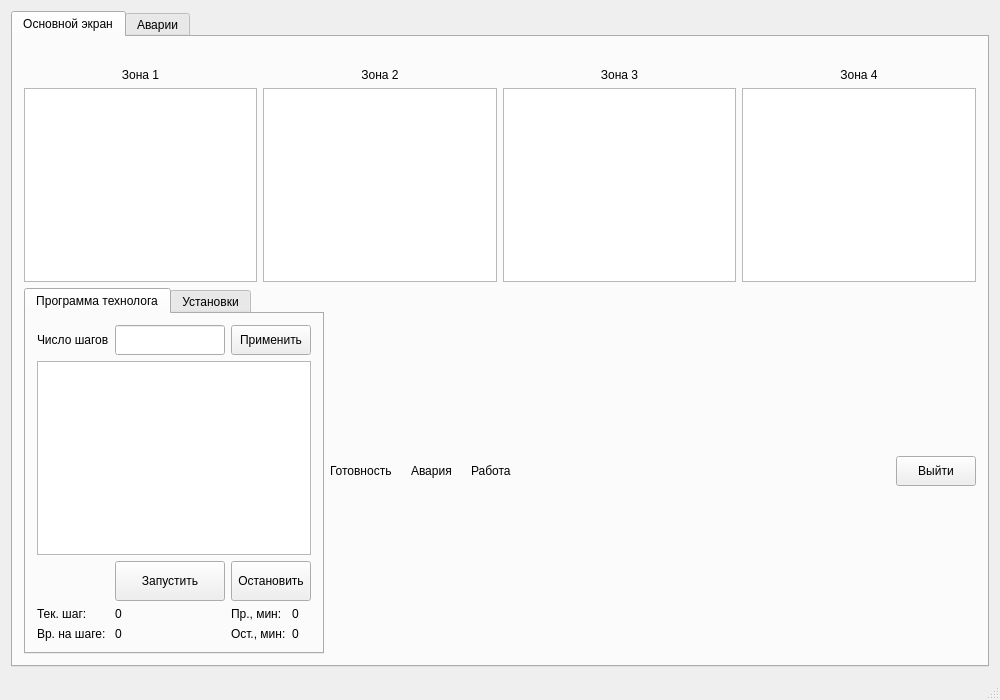
<?xml version="1.0" encoding="UTF-8"?>
<ui version="4.0">
 <class>MainWindow</class>
 <widget class="QMainWindow" name="MainWindow">
  <property name="geometry">
   <rect>
    <x>0</x>
    <y>0</y>
    <width>1000</width>
    <height>700</height>
   </rect>
  </property>
  <property name="windowTitle">
   <string>Печь конвейерная сушильная</string>
  </property>
  <widget class="QWidget" name="centralWidget">
   <layout class="QVBoxLayout" name="verticalLayout_5">
    <item>
     <widget class="QTabWidget" name="tabWidget">
      <property name="currentIndex">
       <number>0</number>
      </property>
      <widget class="QWidget" name="tab">
       <attribute name="title">
        <string>Основной экран</string>
       </attribute>
       <layout class="QVBoxLayout" name="verticalLayout_9">
        <item>
         <layout class="QHBoxLayout" name="horizontalLayout_4">
          <item>
           <widget class="QLabel" name="labelM1">
            <property name="text">
             <string/>
            </property>
            <property name="pixmap">
             <pixmap resource="res.qrc">:/off.png</pixmap>
            </property>
            <property name="alignment">
             <set>Qt::AlignCenter</set>
            </property>
           </widget>
          </item>
          <item>
           <widget class="QLabel" name="labelM2">
            <property name="text">
             <string/>
            </property>
            <property name="pixmap">
             <pixmap resource="res.qrc">:/off.png</pixmap>
            </property>
            <property name="alignment">
             <set>Qt::AlignCenter</set>
            </property>
           </widget>
          </item>
          <item>
           <widget class="QLabel" name="labelM3">
            <property name="text">
             <string/>
            </property>
            <property name="pixmap">
             <pixmap resource="res.qrc">:/off.png</pixmap>
            </property>
            <property name="alignment">
             <set>Qt::AlignCenter</set>
            </property>
           </widget>
          </item>
          <item>
           <widget class="QLabel" name="labelM4">
            <property name="text">
             <string/>
            </property>
            <property name="pixmap">
             <pixmap resource="res.qrc">:/off.png</pixmap>
            </property>
            <property name="alignment">
             <set>Qt::AlignCenter</set>
            </property>
           </widget>
          </item>
          <item>
           <widget class="QLabel" name="labelM5">
            <property name="text">
             <string/>
            </property>
            <property name="pixmap">
             <pixmap resource="res.qrc">:/off.png</pixmap>
            </property>
            <property name="alignment">
             <set>Qt::AlignCenter</set>
            </property>
           </widget>
          </item>
          <item>
           <widget class="QLabel" name="labelM6">
            <property name="text">
             <string/>
            </property>
            <property name="pixmap">
             <pixmap resource="res.qrc">:/off.png</pixmap>
            </property>
            <property name="alignment">
             <set>Qt::AlignCenter</set>
            </property>
           </widget>
          </item>
          <item>
           <widget class="QLabel" name="labelM7">
            <property name="text">
             <string/>
            </property>
            <property name="pixmap">
             <pixmap resource="res.qrc">:/off.png</pixmap>
            </property>
            <property name="alignment">
             <set>Qt::AlignCenter</set>
            </property>
           </widget>
          </item>
          <item>
           <widget class="QLabel" name="labelM8">
            <property name="text">
             <string/>
            </property>
            <property name="pixmap">
             <pixmap resource="res.qrc">:/off.png</pixmap>
            </property>
            <property name="alignment">
             <set>Qt::AlignCenter</set>
            </property>
           </widget>
          </item>
          <item>
           <widget class="QLabel" name="labelM9">
            <property name="text">
             <string/>
            </property>
            <property name="pixmap">
             <pixmap resource="res.qrc">:/off.png</pixmap>
            </property>
            <property name="alignment">
             <set>Qt::AlignCenter</set>
            </property>
           </widget>
          </item>
         </layout>
        </item>
        <item>
         <layout class="QHBoxLayout" name="horizontalLayout">
          <item>
           <layout class="QVBoxLayout" name="verticalLayout">
            <item>
             <widget class="QLabel" name="label_4">
              <property name="text">
               <string>Зона 1</string>
              </property>
              <property name="alignment">
               <set>Qt::AlignCenter</set>
              </property>
             </widget>
            </item>
            <item>
             <widget class="QTableView" name="tableViewZone1">
              <property name="minimumSize">
               <size>
                <width>0</width>
                <height>180</height>
               </size>
              </property>
              <property name="editTriggers">
               <set>QAbstractItemView::AllEditTriggers</set>
              </property>
              <attribute name="horizontalHeaderVisible">
               <bool>false</bool>
              </attribute>
              <attribute name="verticalHeaderVisible">
               <bool>false</bool>
              </attribute>
             </widget>
            </item>
           </layout>
          </item>
          <item>
           <layout class="QVBoxLayout" name="verticalLayout_2">
            <item>
             <widget class="QLabel" name="label_5">
              <property name="text">
               <string>Зона 2</string>
              </property>
              <property name="alignment">
               <set>Qt::AlignCenter</set>
              </property>
             </widget>
            </item>
            <item>
             <widget class="QTableView" name="tableViewZone2">
              <property name="minimumSize">
               <size>
                <width>0</width>
                <height>180</height>
               </size>
              </property>
              <property name="editTriggers">
               <set>QAbstractItemView::AllEditTriggers</set>
              </property>
              <attribute name="horizontalHeaderVisible">
               <bool>false</bool>
              </attribute>
              <attribute name="verticalHeaderVisible">
               <bool>false</bool>
              </attribute>
             </widget>
            </item>
           </layout>
          </item>
          <item>
           <layout class="QVBoxLayout" name="verticalLayout_3">
            <item>
             <widget class="QLabel" name="label_6">
              <property name="text">
               <string>Зона 3</string>
              </property>
              <property name="alignment">
               <set>Qt::AlignCenter</set>
              </property>
             </widget>
            </item>
            <item>
             <widget class="QTableView" name="tableViewZone3">
              <property name="minimumSize">
               <size>
                <width>0</width>
                <height>180</height>
               </size>
              </property>
              <property name="editTriggers">
               <set>QAbstractItemView::AllEditTriggers</set>
              </property>
              <attribute name="horizontalHeaderVisible">
               <bool>false</bool>
              </attribute>
              <attribute name="verticalHeaderVisible">
               <bool>false</bool>
              </attribute>
             </widget>
            </item>
           </layout>
          </item>
          <item>
           <layout class="QVBoxLayout" name="verticalLayout_4">
            <item>
             <widget class="QLabel" name="label_7">
              <property name="text">
               <string>Зона 4</string>
              </property>
              <property name="alignment">
               <set>Qt::AlignCenter</set>
              </property>
             </widget>
            </item>
            <item>
             <widget class="QTableView" name="tableViewZone4">
              <property name="minimumSize">
               <size>
                <width>0</width>
                <height>180</height>
               </size>
              </property>
              <property name="editTriggers">
               <set>QAbstractItemView::AllEditTriggers</set>
              </property>
              <attribute name="horizontalHeaderVisible">
               <bool>false</bool>
              </attribute>
              <attribute name="verticalHeaderVisible">
               <bool>false</bool>
              </attribute>
             </widget>
            </item>
           </layout>
          </item>
         </layout>
        </item>
        <item>
         <layout class="QHBoxLayout" name="horizontalLayout_5">
          <item>
           <widget class="QTabWidget" name="tabWidget_2">
            <property name="maximumSize">
             <size>
              <width>300</width>
              <height>16777215</height>
             </size>
            </property>
            <property name="currentIndex">
             <number>0</number>
            </property>
            <widget class="QWidget" name="tab_3">
             <attribute name="title">
              <string>Программа технолога</string>
             </attribute>
             <layout class="QGridLayout" name="gridLayout_2">
              <item row="4" column="3">
               <widget class="QLabel" name="labelOst">
                <property name="text">
                 <string>0</string>
                </property>
               </widget>
              </item>
              <item row="2" column="1">
               <widget class="QPushButton" name="cmdTechStart">
                <property name="minimumSize">
                 <size>
                  <width>0</width>
                  <height>40</height>
                 </size>
                </property>
                <property name="text">
                 <string>Запустить</string>
                </property>
               </widget>
              </item>
              <item row="3" column="2">
               <widget class="QLabel" name="label_12">
                <property name="text">
                 <string>Пр., мин:</string>
                </property>
               </widget>
              </item>
              <item row="4" column="2">
               <widget class="QLabel" name="label_14">
                <property name="text">
                 <string>Ост., мин:</string>
                </property>
               </widget>
              </item>
              <item row="2" column="0">
               <widget class="QLabel" name="labelTech">
                <property name="text">
                 <string/>
                </property>
                <property name="pixmap">
                 <pixmap resource="res.qrc">:/off.png</pixmap>
                </property>
               </widget>
              </item>
              <item row="0" column="0">
               <widget class="QLabel" name="label_10">
                <property name="text">
                 <string>Число шагов</string>
                </property>
               </widget>
              </item>
              <item row="3" column="0">
               <widget class="QLabel" name="label_11">
                <property name="text">
                 <string>Тек. шаг:</string>
                </property>
               </widget>
              </item>
              <item row="4" column="0">
               <widget class="QLabel" name="label_13">
                <property name="text">
                 <string>Вр. на шаге:</string>
                </property>
               </widget>
              </item>
              <item row="3" column="1">
               <widget class="QLabel" name="labelStep">
                <property name="text">
                 <string>0</string>
                </property>
               </widget>
              </item>
              <item row="4" column="1">
               <widget class="QLabel" name="labelStepTime">
                <property name="text">
                 <string>0</string>
                </property>
               </widget>
              </item>
              <item row="1" column="0" colspan="4">
               <widget class="QTableView" name="tableViewTech"/>
              </item>
              <item row="2" column="2" colspan="2">
               <widget class="QPushButton" name="cmdTechStop">
                <property name="minimumSize">
                 <size>
                  <width>0</width>
                  <height>40</height>
                 </size>
                </property>
                <property name="text">
                 <string>Остановить</string>
                </property>
               </widget>
              </item>
              <item row="3" column="3">
               <widget class="QLabel" name="labelPr">
                <property name="text">
                 <string>0</string>
                </property>
               </widget>
              </item>
              <item row="0" column="1">
               <widget class="LineEdit" name="lineEditStep">
                <property name="minimumSize">
                 <size>
                  <width>0</width>
                  <height>30</height>
                 </size>
                </property>
               </widget>
              </item>
              <item row="0" column="2" colspan="2">
               <widget class="QPushButton" name="cmdGoStep">
                <property name="minimumSize">
                 <size>
                  <width>0</width>
                  <height>30</height>
                 </size>
                </property>
                <property name="text">
                 <string>Применить</string>
                </property>
               </widget>
              </item>
             </layout>
            </widget>
            <widget class="QWidget" name="tab_4">
             <attribute name="title">
              <string>Установки</string>
             </attribute>
             <layout class="QVBoxLayout" name="verticalLayout_6">
              <item>
               <layout class="QGridLayout" name="gridLayout">
                <item row="0" column="0">
                 <widget class="LineEdit" name="lineEditUst">
                  <property name="minimumSize">
                   <size>
                    <width>0</width>
                    <height>40</height>
                   </size>
                  </property>
                  <property name="maximumSize">
                   <size>
                    <width>120</width>
                    <height>16777215</height>
                   </size>
                  </property>
                  <property name="text">
                   <string>20</string>
                  </property>
                 </widget>
                </item>
                <item row="0" column="1">
                 <widget class="QPushButton" name="cmdUst">
                  <property name="minimumSize">
                   <size>
                    <width>0</width>
                    <height>40</height>
                   </size>
                  </property>
                  <property name="text">
                   <string>Уставка</string>
                  </property>
                 </widget>
                </item>
                <item row="1" column="0">
                 <widget class="QPushButton" name="cmdStart">
                  <property name="minimumSize">
                   <size>
                    <width>0</width>
                    <height>40</height>
                   </size>
                  </property>
                  <property name="maximumSize">
                   <size>
                    <width>150</width>
                    <height>16777215</height>
                   </size>
                  </property>
                  <property name="text">
                   <string>Пуск</string>
                  </property>
                 </widget>
                </item>
                <item row="1" column="1">
                 <widget class="QPushButton" name="cmdStop">
                  <property name="minimumSize">
                   <size>
                    <width>0</width>
                    <height>40</height>
                   </size>
                  </property>
                  <property name="maximumSize">
                   <size>
                    <width>150</width>
                    <height>16777215</height>
                   </size>
                  </property>
                  <property name="text">
                   <string>Стоп</string>
                  </property>
                 </widget>
                </item>
                <item row="2" column="0">
                 <widget class="QLabel" name="label_8">
                  <property name="text">
                   <string>Счетчик стопок:</string>
                  </property>
                 </widget>
                </item>
                <item row="2" column="1">
                 <widget class="QLabel" name="labelCountT">
                  <property name="text">
                   <string>CT</string>
                  </property>
                  <property name="alignment">
                   <set>Qt::AlignCenter</set>
                  </property>
                 </widget>
                </item>
                <item row="3" column="0">
                 <widget class="QLabel" name="label_9">
                  <property name="text">
                   <string>Счетчик кВт*Ч:</string>
                  </property>
                 </widget>
                </item>
                <item row="3" column="1">
                 <widget class="QLabel" name="labelCountH">
                  <property name="text">
                   <string>CH</string>
                  </property>
                  <property name="alignment">
                   <set>Qt::AlignCenter</set>
                  </property>
                 </widget>
                </item>
               </layout>
              </item>
              <item>
               <layout class="QVBoxLayout" name="verticalLayoutCfg"/>
              </item>
              <item>
               <spacer name="verticalSpacer">
                <property name="orientation">
                 <enum>Qt::Vertical</enum>
                </property>
                <property name="sizeHint" stdset="0">
                 <size>
                  <width>20</width>
                  <height>40</height>
                 </size>
                </property>
               </spacer>
              </item>
             </layout>
            </widget>
           </widget>
          </item>
          <item>
           <layout class="QVBoxLayout" name="verticalLayout_7">
            <item>
             <layout class="QHBoxLayout" name="horizontalLayout_2">
              <item>
               <widget class="QLabel" name="label">
                <property name="text">
                 <string>Готовность</string>
                </property>
               </widget>
              </item>
              <item>
               <widget class="QLabel" name="labelReady">
                <property name="text">
                 <string/>
                </property>
                <property name="pixmap">
                 <pixmap resource="res.qrc">:/off.png</pixmap>
                </property>
                <property name="scaledContents">
                 <bool>false</bool>
                </property>
                <property name="alignment">
                 <set>Qt::AlignCenter</set>
                </property>
               </widget>
              </item>
              <item>
               <widget class="QLabel" name="label_2">
                <property name="text">
                 <string>Авария</string>
                </property>
               </widget>
              </item>
              <item>
               <widget class="QLabel" name="labelError">
                <property name="text">
                 <string/>
                </property>
                <property name="pixmap">
                 <pixmap resource="res.qrc">:/off.png</pixmap>
                </property>
                <property name="alignment">
                 <set>Qt::AlignCenter</set>
                </property>
               </widget>
              </item>
              <item>
               <widget class="QLabel" name="label_3">
                <property name="text">
                 <string>Работа</string>
                </property>
               </widget>
              </item>
              <item>
               <widget class="QLabel" name="labelRun">
                <property name="text">
                 <string/>
                </property>
                <property name="pixmap">
                 <pixmap resource="res.qrc">:/off.png</pixmap>
                </property>
                <property name="alignment">
                 <set>Qt::AlignCenter</set>
                </property>
               </widget>
              </item>
              <item>
               <spacer name="horizontalSpacer_2">
                <property name="orientation">
                 <enum>Qt::Horizontal</enum>
                </property>
                <property name="sizeHint" stdset="0">
                 <size>
                  <width>40</width>
                  <height>20</height>
                 </size>
                </property>
               </spacer>
              </item>
              <item>
               <widget class="QPushButton" name="cmdExit">
                <property name="minimumSize">
                 <size>
                  <width>0</width>
                  <height>30</height>
                 </size>
                </property>
                <property name="maximumSize">
                 <size>
                  <width>150</width>
                  <height>16777215</height>
                 </size>
                </property>
                <property name="text">
                 <string>Выйти</string>
                </property>
               </widget>
              </item>
             </layout>
            </item>
            <item>
             <layout class="QHBoxLayout" name="horizontalLayoutPlot"/>
            </item>
           </layout>
          </item>
         </layout>
        </item>
       </layout>
      </widget>
      <widget class="QWidget" name="tab_2">
       <attribute name="title">
        <string>Аварии</string>
       </attribute>
       <layout class="QVBoxLayout" name="verticalLayout_8">
        <item>
         <widget class="QTableView" name="tableViewAlarm">
          <attribute name="horizontalHeaderVisible">
           <bool>false</bool>
          </attribute>
          <attribute name="verticalHeaderVisible">
           <bool>false</bool>
          </attribute>
         </widget>
        </item>
        <item>
         <layout class="QHBoxLayout" name="horizontalLayout_3">
          <item>
           <widget class="QPushButton" name="cmdReset">
            <property name="minimumSize">
             <size>
              <width>0</width>
              <height>40</height>
             </size>
            </property>
            <property name="text">
             <string>Сброс аварий</string>
            </property>
           </widget>
          </item>
          <item>
           <spacer name="horizontalSpacer">
            <property name="orientation">
             <enum>Qt::Horizontal</enum>
            </property>
            <property name="sizeHint" stdset="0">
             <size>
              <width>40</width>
              <height>20</height>
             </size>
            </property>
           </spacer>
          </item>
         </layout>
        </item>
       </layout>
      </widget>
     </widget>
    </item>
   </layout>
  </widget>
  <widget class="QStatusBar" name="statusBar"/>
 </widget>
 <layoutdefault spacing="6" margin="11"/>
 <customwidgets>
  <customwidget>
   <class>LineEdit</class>
   <extends>QLineEdit</extends>
   <header>widgets.h</header>
  </customwidget>
 </customwidgets>
 <resources>
  <include location="res.qrc"/>
 </resources>
 <connections/>
</ui>
